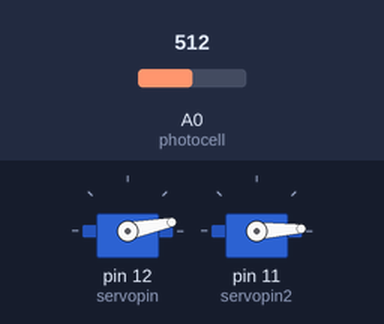
Bench run of a sketch on a simulated Arduino Uno, built with avr-gcc and run on an emulated ATmega328P. Shown: 2 × servo. Inputs (shaded band) come from the test bench; at power-on: A0 (photocell) = 512.

Above: at 1.27 s.
1.3 s: A0 (photocell) set to 306
At 3.07 s:
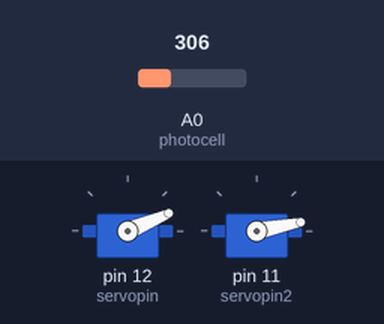
4.3 s: A0 (photocell) set to 295
At 4.43 s:
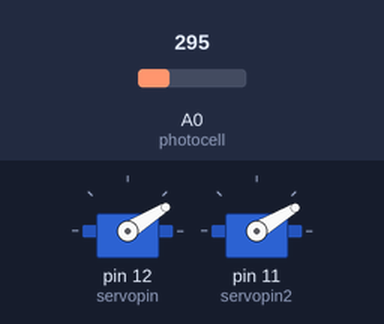
7.3 s: A0 (photocell) set to 167
At 7.43 s:
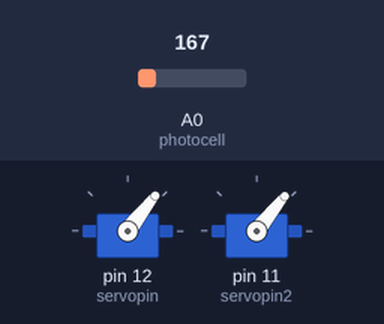
10.3 s: A0 (photocell) set to 154
At 10.43 s:
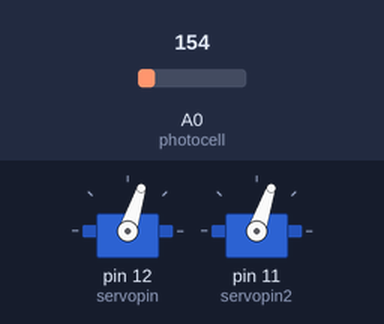
13.3 s: A0 (photocell) set to 122
At 13.44 s:
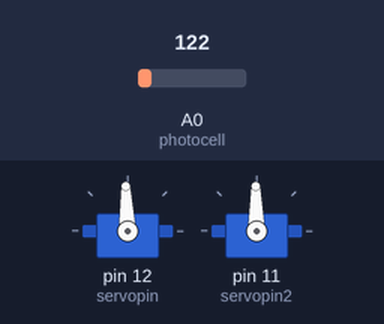
Timing chart, 0 to 42.5 s (numbered marks = the images above; inputs shaded):
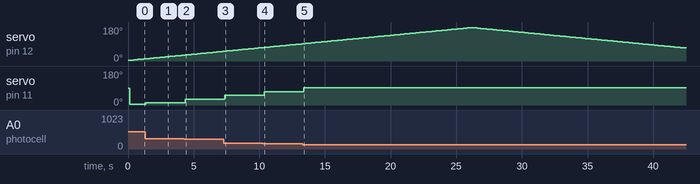

Measured:
- the behaviour switches between 306 and 305 on A0 (photocell) (found by bisection; images 1 and 2)
- the behaviour switches between 167 and 166 on A0 (photocell) (found by bisection; images 3 and 4)
- after the input at 1.3 s, servo on pin 11 (servopin2): 3° → 11° after 0.05 s
- after the input at 4.3 s, servo on pin 11 (servopin2): 11° → 31° after 0.06 s
- after the input at 7.3 s, servo on pin 11 (servopin2): 31° → 51° after 0.06 s
- after the input at 10.3 s, servo on pin 11 (servopin2): 51° → 71° after 0.06 s
- after the input at 13.3 s, servo on pin 11 (servopin2): 71° → 91° after 0.07 s
- by itself, servo on pin 12 (servopin): rises from 91° to 177° in 12.8 s, then falls to 69° in 16.2 s

The sketch:

LightServoPart2.ino
```cpp
// Sweep the one servo across continously, a few steps at a time
// Another servo points to where the sweeping servo found the
// strongest light source.
// Created by Freddie Stensaeth
// 01.27.14

// Import servo library
#include <Servo.h>

// name servos and what pins are used for devices.
Servo servo1;
Servo servo2;
int photocell = A0;
int servopin = 12;
int servopin2 = 11;
int i = 3; // position
int lowest = 1000; // set really high so that any recording is lower
int angle = 0;
int direction = 1;

// tell arduino where the servos are attached and that the serial monitor
// will be used.
void setup()
{
  servo1.attach(servopin);
  servo2.attach(servopin2);
}

void loop()
{
  for (i; i<= 177; i += direction) // for loop to make servo sweep across
  {
    servo1.write(i); // position servo1 to i
    delay(150); // delay 150ms
    int lightValue = analogRead(photocell); // record light value
    if (lightValue < lowest) // if statement to store angle and lightValue, if value is lower than previous lowest recording. Point servo2 to angle.
    {
      angle = i;
      lowest = lightValue;
      servo2.write(angle);
    }
    if ((i == 177) || (i == 2)) // if statement to change direction if i == 177 or i == 2.
    {
      direction = direction * -1;
    }
  }
}
```
